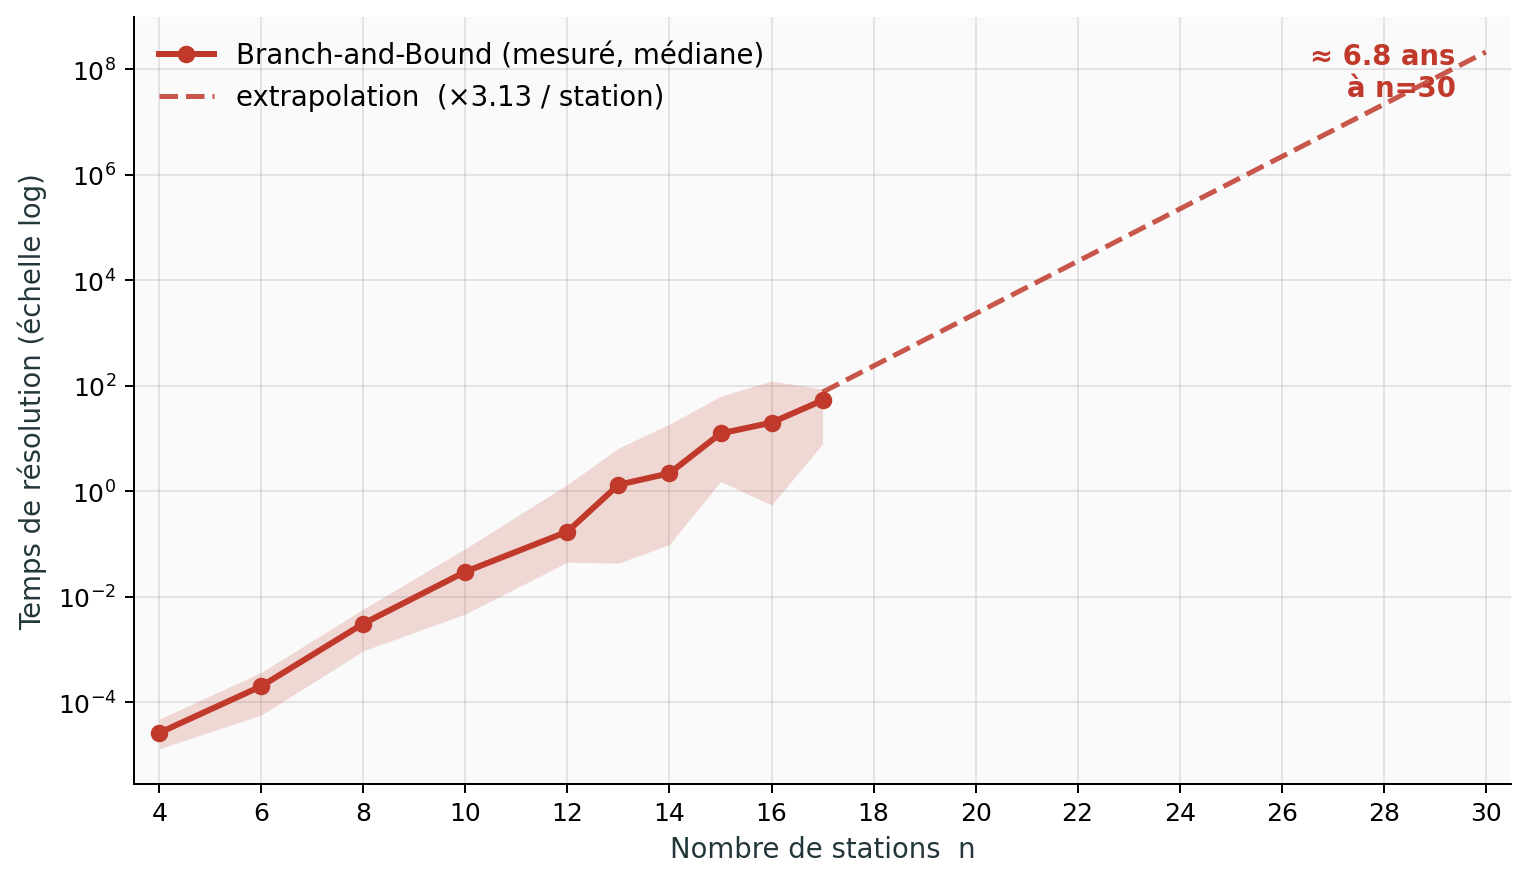

The Python source for this figure:
"""Temps de Branch-and-Bound vs n (slide 8).

Compare le coût en temps d'un B&B exhaustif (avec prune capacitaire + LB
min-edge) à celui d'une heuristique gloutonne `method1`, sur des instances
synthétiques croissantes. Met en évidence l'explosion combinatoire qui
motive le passage aux heuristiques en Partie III.

Sortie : `renders/bb_timing.png` + cache JSON `renders/bb_timing_data.json`.

Usage :
    python -m renders.bb_timing                  # calcule + rend
    python -m renders.bb_timing --from-cache     # rend depuis cache
"""

import argparse
import json
import math
import random
import statistics
import sys
import time
from pathlib import Path

from dataclasses import dataclass

from src.objects.station import Station, TargetedStation


# Dépendances inline — on n'importe NI matplotlib (renders.render_sweep le pull
# au top-level) NI osmnx/networkx (src.solver.map les pull). Les workers Modal
# n'embarquent que la stdlib + src.objects.
@dataclass
class GeoPoint:
    latitude: float
    longitude: float


class SyntheticMap:
    def __init__(self, speed_kmh: float = 20.0):
        self._m_per_s = speed_kmh * 1000 / 3600

    def get_time(self, fr, to) -> float:
        dx = (fr.longitude - to.longitude) * 1000.0
        dy = (fr.latitude  - to.latitude)  * 1000.0
        return math.hypot(dx, dy) / self._m_per_s


N_VALUES        = [4, 6, 8, 10, 12, 13, 14, 15, 16, 17, 18, 19, 20]
INSTANCES_PER_N = 20
SEED            = 2026
CAPACITY        = 25
TRUCK_CAPACITY  = 30
BUDGET_S        = 180.0    # 3 min par instance
NODE_BUDGET     = 10**12   # de fait illimite — seul le temps borne

OUT_PNG   = Path("renders/bb_timing.png")
OUT_CACHE = Path("renders/bb_timing_data.json")

COL_BB   = "#C0392B"     # rouge — courbe d'explosion
COL_TO   = "#7F1D1D"     # marqueurs timeout
TEXT     = "#23373B"
sys.setrecursionlimit(50_000)


# ============================================================================
# Generateur d'instances : garantit n stations toutes a gap != 0
# (sinon `n` affiche est trompeur — la difficulte depend du n effectif).
# ============================================================================

def _nonzero_balanced_gaps(n: int, capacity: int, rdm: random.Random) -> list[int]:
    """n gaps dans [-cap/2, -1] U [1, cap/2] sommant a 0 (sans aucun zero)."""
    max_gap = capacity // 2
    for _ in range(200):
        gaps = [rdm.choice([-1, 1]) * rdm.randint(1, max_gap) for _ in range(n)]
        for _adj in range(300):
            s = sum(gaps)
            if s == 0:
                return gaps
            delta = -1 if s > 0 else 1
            order = list(range(n))
            rdm.shuffle(order)
            for i in order:
                new = gaps[i] + delta
                if new == 0 or abs(new) > max_gap:
                    continue
                gaps[i] = new
                break
            else:
                break
    raise RuntimeError(f"impossible de generer {n} gaps non nuls sommant a 0")


def generate_clean_instance(n: int, capacity: int, seed: int,
                            side_km: float = 5.0
                            ) -> tuple[list[TargetedStation], Station]:
    """n stations uniformes dans un carre + depot au centre, tous gaps != 0."""
    rdm   = random.Random(seed)
    half  = side_km / 2.0
    depot = Station(0, "depot", 0, "", 0.0, 0.0)
    gaps  = _nonzero_balanced_gaps(n, capacity, rdm)
    stations: list[TargetedStation] = []
    for i in range(n):
        x = rdm.uniform(-half, half)
        y = rdm.uniform(-half, half)
        target = capacity // 2
        count  = max(0, min(capacity, target + gaps[i]))
        target = count - gaps[i]
        if not (0 <= target <= capacity):
            target = max(0, min(capacity, target))
            count  = target + gaps[i]
        s = Station(i + 1, f"S{i+1}", capacity, "", x, y)
        stations.append(TargetedStation.from_station(s, count, target))
    return stations, depot


# ============================================================================
# Branch-and-Bound exhaustif (TSP + capacite BSSR)
# ============================================================================

def build_dist(stations, depot):
    """Retourne la matrice n*n (0 = depot, 1..n = stations) et la liste des gaps."""
    sm   = SyntheticMap()
    pts  = [depot] + stations
    n    = len(pts)
    # SyntheticMap consomme des GeoPoint (latitude/longitude), pas des Station
    geos = [GeoPoint(p.lat, p.long) for p in pts]
    d    = [[0.0] * n for _ in range(n)]
    for i, a in enumerate(geos):
        for j, b in enumerate(geos):
            if i != j:
                d[i][j] = sm.get_time(a, b)
    gaps = [0] + [s.bike_gap() for s in stations]
    return d, gaps


def bnb_solve(d: list[list[float]], gaps: list[int], capacity: int,
              budget_s: float = BUDGET_S, node_budget: int = NODE_BUDGET
              ) -> tuple[float, float, bool, int]:
    """B&B DFS avec pruning min-edge + faisabilite capacitaire.

    Retourne (best_cost, elapsed_s, timed_out, n_nodes).
    """
    n = len(d)
    # min outgoing edge par sommet — sert au lower bound
    min_out = [min(d[i][j] for j in range(n) if j != i) for i in range(n)]

    best_ref = [math.inf]
    nodes    = [0]
    flag_to  = [False]
    start    = time.perf_counter()

    def dfs(cur: int, load: int, cost: float, visited: int) -> None:
        if flag_to[0]:
            return
        nodes[0] += 1
        # Vérification du budget toutes les ~1e5 expansions
        if nodes[0] & 0xFFFF == 0:
            if time.perf_counter() - start > budget_s:
                flag_to[0] = True
                return
            if nodes[0] > node_budget:
                flag_to[0] = True
                return

        full_mask = (1 << n) - 1
        if visited == full_mask:
            total = cost + d[cur][0]
            if total < best_ref[0]:
                best_ref[0] = total
            return

        # Lower bound : coût accumulé + somme des min_out pour chaque sommet
        # non visité + min_out depot (retour).
        lb = cost
        m  = visited ^ full_mask        # bits des non visites
        while m:
            k  = (m & -m).bit_length() - 1
            lb += min_out[k]
            m &= m - 1
        lb += min_out[0]
        if lb >= best_ref[0]:
            return

        # Branche par voisin le plus proche d'abord pour trouver vite une bonne UB
        cands = []
        for k in range(1, n):
            if not (visited >> k) & 1:
                new_load = load + gaps[k]
                if 0 <= new_load <= capacity:
                    cands.append((d[cur][k], k, new_load))
        cands.sort()
        for dk, k, new_load in cands:
            if cost + dk >= best_ref[0]:
                break
            dfs(k, new_load, cost + dk, visited | (1 << k))

    dfs(0, 0, 0.0, 1)
    return best_ref[0], time.perf_counter() - start, flag_to[0], nodes[0]


# ============================================================================
# Sweep
# ============================================================================

def run_sweep() -> dict:
    """Sweep séquentiel local — pour Modal voir bb_timing_modal.py."""
    rows = []
    for n in N_VALUES:
        bb_times, bb_to_count = [], 0
        for k in range(INSTANCES_PER_N):
            seed = SEED + 1000 * n + k
            stations, depot = generate_clean_instance(n, CAPACITY, seed)
            d, gaps = build_dist(stations, depot)
            cost, t_bb, to, nodes = bnb_solve(d, gaps, TRUCK_CAPACITY)
            if not to:
                bb_times.append(t_bb)
            else:
                bb_to_count += 1
            print(f"  n={n:3d} inst {k+1}/{INSTANCES_PER_N} : "
                  f"B&B {t_bb:7.3f}s {'(TO)' if to else '    '} "
                  f"nodes={nodes:>10d}")
        row = _row_from_clean(n, bb_times, bb_to_count, INSTANCES_PER_N)
        rows.append(row)
        if row["bb_median"] is not None:
            print(f"  n={n:3d} : médiane={row['bb_median']:.3f}s  "
                  f"({row['n_clean']}/{INSTANCES_PER_N} finies)")
        else:
            print(f"  n={n:3d} : TOUS TO ({INSTANCES_PER_N})")
    return {"rows": rows, "instances_per_n": INSTANCES_PER_N, "budget_s": BUDGET_S}


def _row_from_clean(n: int, clean_times: list[float], n_to: int,
                    n_total: int) -> dict:
    """Construit la ligne d'agregation par n : stats sur les instances finies."""
    if clean_times:
        return {
            "n":         n,
            "n_total":   n_total,
            "n_clean":   len(clean_times),
            "bb_to":     n_to,
            "bb_median": statistics.median(clean_times),
            "bb_mean":   statistics.fmean(clean_times),
            "bb_min":    min(clean_times),
            "bb_max":    max(clean_times),
        }
    return {
        "n":         n,
        "n_total":   n_total,
        "n_clean":   0,
        "bb_to":     n_to,
        "bb_median": None,
        "bb_mean":   None,
        "bb_min":    None,
        "bb_max":    None,
    }


# ============================================================================
# Rendu
# ============================================================================

def _fmt_dur(s: float) -> str:
    """Formatage humain d'une durée en secondes."""
    if s < 60:           return f"{s:.1f} s"
    if s < 3600:         return f"{s/60:.1f} min"
    if s < 86400:        return f"{s/3600:.1f} h"
    if s < 86400 * 365:  return f"{s/86400:.1f} j"
    return f"{s/86400/365:.1f} ans"


def render(data: dict) -> None:
    import matplotlib.pyplot as plt  # lazy : pas requis par les workers

    # On ne trace que les n ou la majorite des instances ont fini sous budget.
    # La mediane (sur les instances finies) est plus robuste que la moyenne
    # quand quelques TO traînent.
    rows_clean = [r for r in data["rows"]
                  if r.get("n_clean", 0) >= max(1, r.get("n_total", 1) // 2)
                  and r.get("bb_median") is not None]
    ns      = [r["n"]         for r in rows_clean]
    bb_med  = [r["bb_median"] for r in rows_clean]
    bb_min  = [r["bb_min"]    for r in rows_clean]
    bb_max  = [r["bb_max"]    for r in rows_clean]

    fig, ax = plt.subplots(figsize=(8.6, 5.0))
    fig.patch.set_facecolor("white")
    ax.set_facecolor("#fafafa")

    ax.fill_between(ns, bb_min, bb_max, color=COL_BB, alpha=0.18, linewidth=0,
                    zorder=2)
    ax.plot(ns, bb_med, color=COL_BB, lw=2.4, marker="o", ms=6,
            label="Branch-and-Bound (mesuré, médiane)", zorder=4)

    # ────────────────────────────────────────────────────────────────────
    # Fit exponentiel sur les points "propres" (aucun timeout) :
    #   log(t) ≈ a·n + b   ⇒   t ≈ exp(b) · exp(a)^n
    # On extrapole en pointille de la derniere mesure jusqu'a n_target.
    # ────────────────────────────────────────────────────────────────────
    fit_pts  = [(r["n"], r["bb_median"]) for r in rows_clean
                if r["bb_median"] > 0]
    if len(fit_pts) >= 3:
        log_ts = [math.log(t) for _, t in fit_pts]
        xs     = [n for n, _ in fit_pts]
        mean_n = statistics.fmean(xs)
        mean_y = statistics.fmean(log_ts)
        num = sum((x - mean_n) * (y - mean_y) for x, y in zip(xs, log_ts))
        den = sum((x - mean_n) ** 2 for x in xs)
        slope     = num / den
        intercept = mean_y - slope * mean_n
        factor    = math.exp(slope)

        n_last_clean = xs[-1]
        n_target     = 30
        ext_ns       = list(range(n_last_clean, n_target + 1))
        ext_ys       = [math.exp(intercept + slope * n) for n in ext_ns]
        ax.plot(ext_ns, ext_ys, color=COL_BB, lw=2.0, ls="--", alpha=0.85,
                zorder=3,
                label=f"extrapolation  (×{factor:.2f} / station)")

        # Annotation a n=30
        ax.annotate(f"≈ {_fmt_dur(ext_ys[-1])}\nà n=30",
                    xy=(ext_ns[-1], ext_ys[-1]),
                    xytext=(-12, -8), textcoords="offset points",
                    fontsize=11, color=COL_BB, fontweight="bold",
                    ha="right", va="center")

    ax.set_yscale("log")
    ax.set_xlabel("Nombre de stations  n", fontsize=11, color=TEXT)
    ax.set_ylabel("Temps de résolution (échelle log)", fontsize=11, color=TEXT)
    ax.set_xticks(list(range(4, 31, 2)))
    ax.set_xlim(3.5, 30.5)
    ax.grid(True, alpha=0.3, which="both")
    for spine in ("top", "right"):
        ax.spines[spine].set_visible(False)

    ax.legend(loc="upper left", frameon=False, fontsize=11)

    fig.tight_layout()
    OUT_PNG.parent.mkdir(exist_ok=True)
    fig.savefig(OUT_PNG, dpi=180, bbox_inches="tight")
    print(f"écrit : {OUT_PNG}")


def main():
    p = argparse.ArgumentParser(description=__doc__.split("\n\n")[0])
    p.add_argument("--from-cache", action="store_true",
                   help="rend depuis le cache JSON sans recalculer")
    args = p.parse_args()

    if args.from_cache and OUT_CACHE.exists():
        with open(OUT_CACHE) as f:
            data = json.load(f)
        print(f"lu : {OUT_CACHE}")
    else:
        data = run_sweep()
        with open(OUT_CACHE, "w") as f:
            json.dump(data, f, indent=2)
        print(f"cache écrit : {OUT_CACHE}")

    render(data)


if __name__ == "__main__":
    main()
